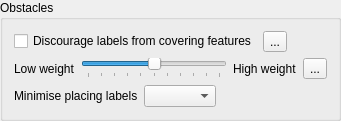
                       <widget class="QgsCollapsibleGroupBox" name="mObstaclesGroupBox">
                        <property name="title">
                         <string>Obstacles</string>
                        </property>
                        <layout class="QVBoxLayout" name="verticalLayout_17">
                         <item>
                          <layout class="QHBoxLayout" name="horizontalLayout_16">
                           <item>
                            <widget class="QCheckBox" name="mChkNoObstacle">
                             <property name="enabled">
                              <bool>true</bool>
                             </property>
                             <property name="text">
                              <string>Discourage labels from covering features</string>
                             </property>
                            </widget>
                           </item>
                           <item>
                            <widget class="QgsDataDefinedButton" name="mIsObstacleDDBtn">
                             <property name="text">
                              <string>...</string>
                             </property>
                            </widget>
                           </item>
                           <item>
                            <spacer name="horizontalSpacer_24">
                             <property name="orientation">
                              <enum>Qt::Horizontal</enum>
                             </property>
                             <property name="sizeHint" stdset="0">
                              <size>
                               <width>40</width>
                               <height>20</height>
                              </size>
                             </property>
                            </spacer>
                           </item>
                          </layout>
                         </item>
                         <item>
                          <widget class="QFrame" name="mObstaclePriorityFrame">
                           <layout class="QHBoxLayout" name="horizontalLayout_18">
                            <property name="margin">
                             <number>0</number>
                            </property>
                            <item>
                             <widget class="QLabel" name="label_40">
                              <property name="text">
                               <string>Low weight</string>
                              </property>
                             </widget>
                            </item>
                            <item>
                             <widget class="QSlider" name="mObstacleFactorSlider">
                              <property name="toolTip">
                               <string>Controls how likely labels are to cover features in this layer</string>
                              </property>
                              <property name="minimum">
                               <number>0</number>
                              </property>
                              <property name="maximum">
                               <number>100</number>
                              </property>
                              <property name="value">
                               <number>50</number>
                              </property>
                              <property name="orientation">
                               <enum>Qt::Horizontal</enum>
                              </property>
                              <property name="tickPosition">
                               <enum>QSlider::TicksBelow</enum>
                              </property>
                              <property name="tickInterval">
                               <number>10</number>
                              </property>
                             </widget>
                            </item>
                            <item>
                             <widget class="QLabel" name="label_41">
                              <property name="text">
                               <string>High weight</string>
                              </property>
                             </widget>
                            </item>
                            <item>
                             <widget class="QgsDataDefinedButton" name="mObstacleFactorDDBtn">
                              <property name="text">
                               <string>...</string>
                              </property>
                             </widget>
                            </item>
                           </layout>
                          </widget>
                         </item>
                         <item>
                          <widget class="QFrame" name="mPolygonObstacleTypeFrame">
                           <property name="frameShape">
                            <enum>QFrame::NoFrame</enum>
                           </property>
                           <property name="frameShadow">
                            <enum>QFrame::Raised</enum>
                           </property>
                           <layout class="QHBoxLayout" name="horizontalLayout_11">
                            <property name="margin">
                             <number>0</number>
                            </property>
                            <item>
                             <widget class="QLabel" name="label_14">
                              <property name="text">
                               <string>Minimise placing labels</string>
                              </property>
                             </widget>
                            </item>
                            <item>
                             <widget class="QComboBox" name="mObstacleTypeComboBox"/>
                            </item>
                            <item>
                             <spacer name="horizontalSpacer_15">
                              <property name="orientation">
                               <enum>Qt::Horizontal</enum>
                              </property>
                              <property name="sizeHint" stdset="0">
                               <size>
                                <width>40</width>
                                <height>20</height>
                               </size>
                              </property>
                             </spacer>
                            </item>
                           </layout>
                          </widget>
                         </item>
                        </layout>
                       </widget>
